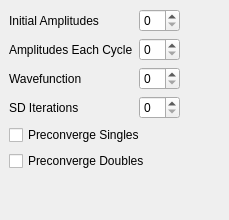
       <widget class="QWidget" name="AdvancedPreconvergence" >
        <layout class="QVBoxLayout" >
         <property name="margin" >
          <number>9</number>
         </property>
         <property name="spacing" >
          <number>6</number>
         </property>
         <item>
          <layout class="QGridLayout" >
           <property name="margin" >
            <number>0</number>
           </property>
           <property name="spacing" >
            <number>6</number>
           </property>
           <item row="2" column="0" >
            <widget class="QLabel" name="label_180" >
             <property name="text" >
              <string>Wavefunction</string>
             </property>
            </widget>
           </item>
           <item row="3" column="0" >
            <widget class="QLabel" name="label_37" >
             <property name="text" >
              <string>SD Iterations</string>
             </property>
            </widget>
           </item>
           <item row="0" column="0" >
            <widget class="QLabel" name="label_153" >
             <property name="text" >
              <string>Initial Amplitudes</string>
             </property>
            </widget>
           </item>
           <item row="2" column="1" >
            <widget class="QSpinBox" name="cc_preconverge_fz" />
           </item>
           <item row="1" column="1" >
            <widget class="QSpinBox" name="cc_preconverge_t2z_each" />
           </item>
           <item row="1" column="0" >
            <widget class="QLabel" name="label_181" >
             <property name="text" >
              <string>Amplitudes Each Cycle</string>
             </property>
            </widget>
           </item>
           <item row="3" column="1" >
            <widget class="QSpinBox" name="cc_preconverge_sd" />
           </item>
           <item row="0" column="2" >
            <spacer>
             <property name="orientation" >
              <enum>Qt::Horizontal</enum>
             </property>
             <property name="sizeHint" >
              <size>
               <width>40</width>
               <height>20</height>
              </size>
             </property>
            </spacer>
           </item>
           <item row="0" column="1" >
            <widget class="QSpinBox" name="cc_preconverge_t2z" />
           </item>
          </layout>
         </item>
         <item>
          <widget class="QCheckBox" name="cc_preconverge_singles" >
           <property name="text" >
            <string>Preconverge Singles</string>
           </property>
          </widget>
         </item>
         <item>
          <widget class="QCheckBox" name="cc_preconverge_doubles" >
           <property name="text" >
            <string>Preconverge Doubles</string>
           </property>
          </widget>
         </item>
         <item>
          <spacer>
           <property name="orientation" >
            <enum>Qt::Vertical</enum>
           </property>
           <property name="sizeHint" >
            <size>
             <width>20</width>
             <height>40</height>
            </size>
           </property>
          </spacer>
         </item>
        </layout>
       </widget>
